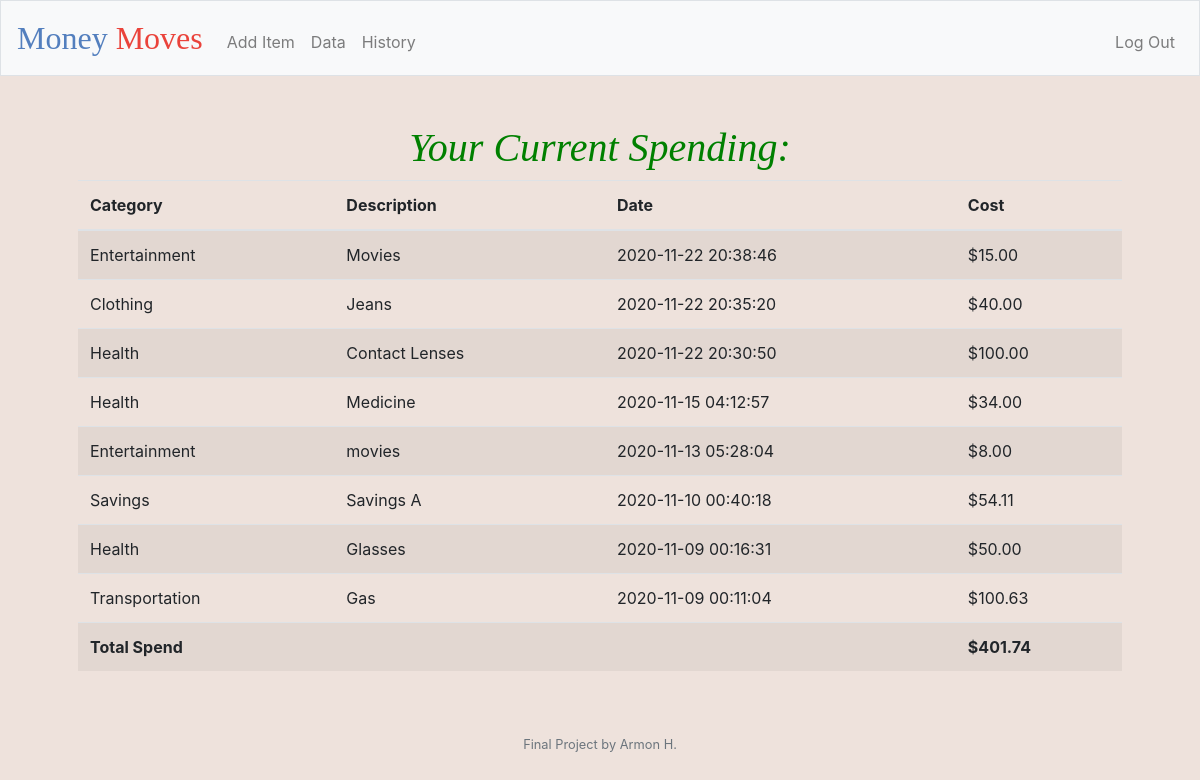
The page / (signed in) on the database its author committed.
### tables this page shows
CREATE TABLE 'tracking' ('category' varchar(255), 'description' varchar(255), 'cost' integer, 'transacted' datetime DEFAULT CURRENT_TIMESTAMP, 'id' INTEGER, 'date'  date DEFAULT CURRENT_DATE  );

### application.py (the view)
@app.route("/")
@login_required
def index():
    chart = db.execute(f"SELECT category, description, transacted, cost FROM tracking WHERE id = {session['user_id']} ORDER BY transacted DESC")
    totalspend = db.execute(f"SELECT sum(cost) FROM tracking where id = {session['user_id']}")
    for p in totalspend:
        tot = p['sum(cost)']
    return render_template("index.html", chart=chart, usd=usd, totalspend=totalspend, tot=tot)

### application.py (called while the page is built)
@app.after_request
def after_request(response):
    response.headers["Cache-Control"] = "no-cache, no-store, must-revalidate"
    response.headers["Expires"] = 0
    response.headers["Pragma"] = "no-cache"
    return response

### helpers.py (called while the page is built)
def login_required(f):
    @wraps(f)
    def decorated_function(*args, **kwargs):
        if session.get("user_id") is None:
            return redirect("/login")
        return f(*args, **kwargs)
    return decorated_function

def usd(value):
    return f"${value:,.2f}"

### templates/index.html (shortened to what this page needs)
{% extends "layout.html" %}
{% block main %}
    <h1 style="color:green;" class="ita" >Your Current Spending:</h1>
    <table id = "mytable" class="table table-striped left">
        <thead>
            <tr>
                <th>Category</th>
                <th>Description</th>
                <th>Date</th>
                <th>Cost</th>
            </tr>
        </thead>
        <tbody>
            {% for i in chart %}
                <tr>
                    <td>
                        {{ i['category'] }}
                    </td>
                    <td>
                        {{ i['description'] }}
                    </td>
                    <td>
                        {{ i['transacted'] }}
                    </td>
                    <td>
                        {{ usd(i['cost']) }}
                    </td>
                </tr>
            {% endfor %}
            <tr>
                <td style="font-weight:bold" colspan="3">Total Spend</td>
                <td style="font-weight:bold"> {{ usd(tot) }} </td>
            </tr>
        </tbody>
    </table>
{% endblock %}

### templates/layout.html (shortened to what this page needs)
<!DOCTYPE html>
<html lang="en">
    <head>
        <link href="https://maxcdn.bootstrapcdn.com/bootstrap/4.1.3/css/bootstrap.min.css" rel="stylesheet">
        <link href="/static/styles.css" rel="stylesheet">
    </head>
    <body>
        <nav class="navbar navbar-expand-md navbar-light bg-light border">
            <a class="navbar-brand" href="/"><span class="blue">Money</span> <span class="red">Moves</span></a>
            <div class="collapse navbar-collapse" id="navbar">
                {% if session.user_id %}
                    <ul class="navbar-nav mr-auto mt-2">
                        <li class="nav-item"><a class="nav-link" href="/add">Add Item</a></li>
                        <li class="nav-item"><a class="nav-link" href="/data">Data</a></li>
                        <li class="nav-item"><a class="nav-link" href="/history">History</a></li>
                    </ul>
                    <ul class="navbar-nav ml-auto mt-2">
                        <li class="nav-item"><a class="nav-link" href="/logout">Log Out</a></li>
                    </ul>
                {% else %}
                    <ul class="navbar-nav ml-auto mt-2">
                        <li class="nav-item"><a class="nav-link" href="/register">Register</a></li>
                        <li class="nav-item"><a class="nav-link" href="/login">Log In</a></li>
                    </ul>
                {% endif %}
            </div>
        </nav>
        <main class="container p-5">
            {% block main %}{% endblock %}
        </main>
        <footer class="small text-center text-muted">
            Final Project by Armon H.
        </footer>
    </body>
</html>

### static/styles.css (style rules this page uses)
nav .navbar-brand { font-size: xx-large; }
nav .navbar-brand { font-family: Palatino; }
nav .navbar-brand .blue { color: #537fbe; }
nav .navbar-brand .red { color: #ea433b; }
main { overflow-x: auto; text-align: center; }
.left { text-align: left; }
body { background-color: #eee2dc; }
.ita { font-style: italic; font-family: Palatino; }

### rows shown on the page
tracking: category "Entertainment", description "Movies", transacted "2020-11-22 20:38:46", cost "$15.00"
tracking: category "Clothing", description "Jeans", transacted "2020-11-22 20:35:20", cost "$40.00"
tracking: category "Health", description "Contact Lenses", transacted "2020-11-22 20:30:50", cost "$100.00"
tracking: category "Health", description "Medicine", transacted "2020-11-15 04:12:57", cost "$34.00"
tracking: category "Entertainment", description "movies", transacted "2020-11-13 05:28:04", cost "$8.00"
tracking: category "Savings", description "Savings A", transacted "2020-11-10 00:40:18", cost "$54.11"
tracking: category "Health", description "Glasses", transacted "2020-11-09 00:16:31", cost "$50.00"
tracking: category "Transportation", description "Gas", transacted "2020-11-09 00:11:04", cost "$100.63"

### other values the page prints
{{ usd(tot) }} "$401.74"
